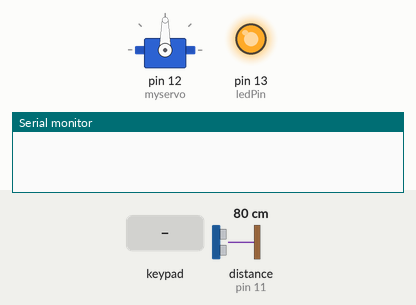
Simulated run of this sketch. Board: Arduino Uno, built with avr-gcc and run on an emulated ATmega328P. On the bench: servo, output pins drawn as LEDs (lit = HIGH), the last lines printed to the serial monitor. Wiring (inferred from the names in the program): ultrasonic range finder: trigger pin 10; echo pin 11. The test bench sets the inputs (shaded band); at power-on: distance to the obstacle (sensor on pin 11) 80 cm. The echo pulse lasts 58.3 µs per cm; pins used as bus, display or sensor lines are not drawn.

Above: at 1.2 s.
1.3 s: keypad keys 1 2 3 4 pressed 0.4 s apart
At 4.0 s:
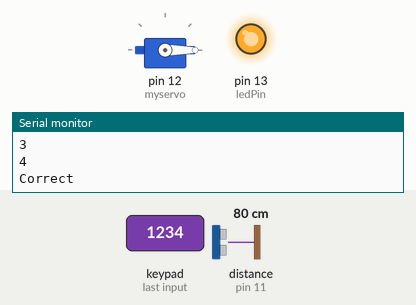
4.4 s: distance to the obstacle (sensor on pin 11) set to 120 cm
7.4 s: keypad keys 1 2 3 4 # pressed 0.4 s apart
At 10.7 s:
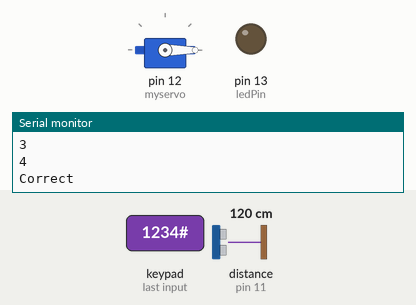
11.6 s: distance to the obstacle (sensor on pin 11) set to 2 cm
14.6 s: distance to the obstacle (sensor on pin 11) set to 250 cm
At 16.1 s:
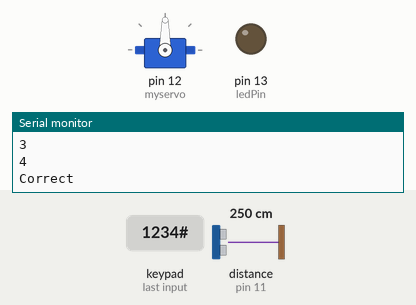
Timing chart, 0 to 17.6 s (numbered marks = the images above; inputs shaded):
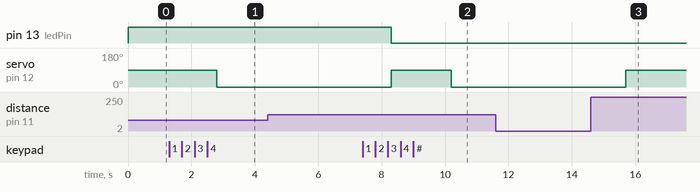

The sketch:

projet_arduino.ino
```cpp
#include <Keypad.h>
#include <Servo.h>

Servo myservo;  // create servo object to control a servo

int ledPin = 13;

const int trigPin = 10;
const int echoPin = 11;

long duration;
int distance;


int i = 0;

char pswd[4] = "1234";

const byte ROWS = 4;
const byte COLS = 4;

char hexaKeys[ROWS][COLS] = {
  {'1', '2', '3', 'A'},
  {'4', '5', '6', 'B'},
  {'7', '8', '9', 'C'},
  {'*', '0', '#', 'D'}
};

byte rowPins[ROWS] = {9, 8, 7, 6};
byte colPins[COLS] = {5, 4, 3, 2};

Keypad Keys = Keypad(makeKeymap(hexaKeys), rowPins, colPins, ROWS, COLS);

void setup(){
  Serial.begin(9600);

  myservo.attach(12);  // attaches the servo on pin 11 to the servo object


  pinMode(ledPin, OUTPUT);

  pinMode(trigPin, OUTPUT); // Sets the trigPin as an Output
  pinMode(echoPin, INPUT); // Sets the echoPin as an Input
}

void loop(){
char customKey = Keys.getKey();

  if(customKey == pswd[i]){
    Serial.println(customKey);
    i++;
    if(i==4){
      Serial.println("Correct");
      i=0;
      myservo.write(0);
      delay(5500);
      myservo.write(90);
    }
  }

  // Clears the trigPin
  digitalWrite(trigPin, LOW);
  delayMicroseconds(2);
  // Sets the trigPin on HIGH state for 10 micro seconds
  digitalWrite(trigPin, HIGH);
  delayMicroseconds(10);
  digitalWrite(trigPin, LOW);
  // Reads the echoPin, returns the sound wave travel time in microseconds
  duration = pulseIn(echoPin, HIGH);
  // Calculating the distance
  distance= duration*0.034/2;


  if(distance < 100){
    digitalWrite(ledPin, HIGH);
  }
  else{
    digitalWrite(ledPin, LOW);
  }
  delay(150);
}
```

Measured:
- after the input at 1.3 s, servo on pin 12 (myservo): 90° → 0° after 1.5 s
- after the input at 4.4 s, every drawn part: stays the same
- after the input at 11.6 s, every drawn part: stays the same
- after the input at 14.6 s, pin 13 (ledPin): stays LOW (without the input it goes to HIGH after 1.1 s)
